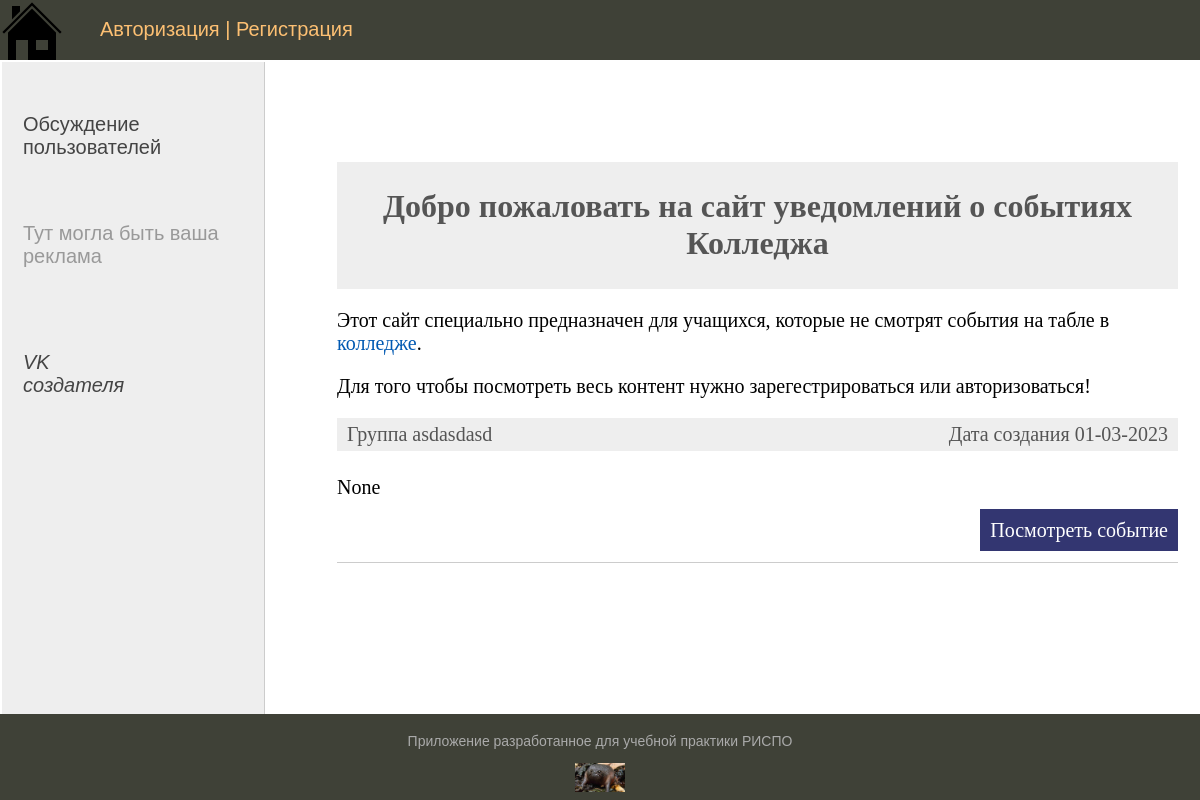
Before: / with the older database file.
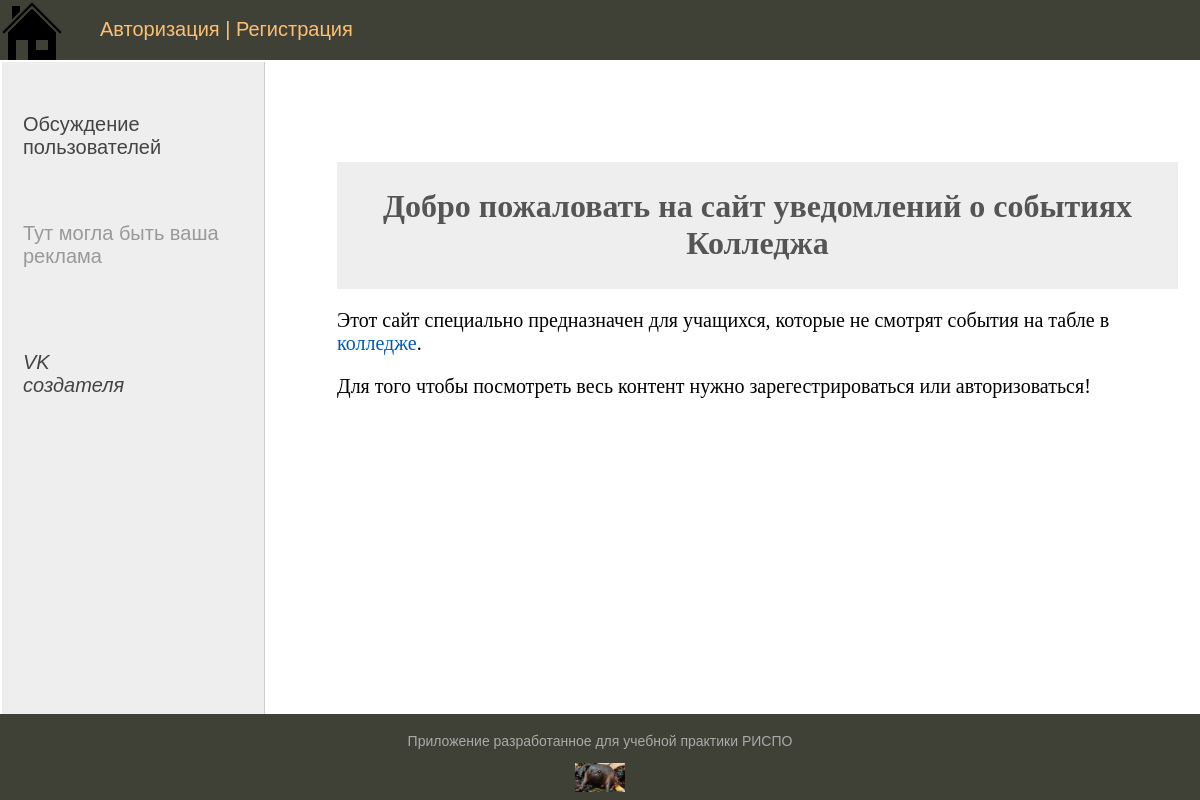
After: the same page with the newer database file.
### people_active/models.py (models this page shows, shortened)
class Activity(models.Model):
    title = models.CharField(max_length=30, verbose_name="Заголовок")
    slug = models.SlugField(max_length=200, unique=True, db_index=True, verbose_name="URL")
    content = models.TextField(blank=True, verbose_name="Текст", null=True)
    photo = models.ImageField(upload_to="photos/%Y/%M/%d/", verbose_name="Фото", null=True)  # записывает в раздельные папки по классификаторам
    create_date = models.DateTimeField(auto_now_add=True, verbose_name="Дата создания")
    update_date = models.DateTimeField(auto_now=True, verbose_name="дата изменения")
    is_published = models.BooleanField(default=True, verbose_name="Публикация")
    group = models.ForeignKey("Groups", on_delete=models.CASCADE, verbose_name="Группы")
    """
    Возвращает название статьи в админке и не только
    """
    """
    используется в качестве переменной в index.html
    {{ act.get_absolute_url }} --- возвращает путь
    """
    class Meta:
        verbose_name_plural = "События"
        ordering = ["-update_date", "create_date", "title"]

class Groups(models.Model):
    name = models.CharField(max_length=30, db_index=True, verbose_name="Название группы")
    slug = models.SlugField(max_length=200, unique=True, db_index=True, verbose_name="URL")
    title = models.TextField(blank=True, verbose_name="Описания группы")
    def __str__(self):
        return self.name
    class Meta:
        verbose_name_plural = "Группы"
        ordering = ["-id"]

### people_active/views.py (the view)
# urls.py: path("", HomePage.as_view(), name="home"),
class HomePage(DataMixin, ListView):
    model = Activity
    template_name = "index.html"
    context_object_name = "active"
    """Передаем контекст из меню"""
    def get_context_data(self, *, object_list=None, **kwargs):
        context = super().get_context_data(**kwargs)
        data_mixin_def = self.get_user_context(title="Главная страница")
        return context | data_mixin_def

### people_active/utils.py (called while the page is built)
    def get_user_context(self, **kwargs):
        context = kwargs
        groups = Groups.objects.all()
        user_menu = menu.copy()
        if not self.request.user.is_authenticated:
            user_menu.pop(2)
        context["menu"] = user_menu
        context["group"] = groups
        return context

### people_active/templates/index.html (shortened to what this page needs)
{% extends 'base.html' %}
{% load static %}
{% block content %}
<div class="article-panel" align="center">
    <h1>Добро пожаловать на сайт уведомлений о событиях Колледжа</h1>
</div>
<div>
    <p>
        Этот сайт специально предназначен для учащихся, которые не смотрят события на табле в <a href="http://www.bobruisk.belstu.by/" target="_blank" title="На страницу кооледжа">колледже</a>.
    </p>
    {% if not request.user.is_authenticated %}
    <p>
        Для того чтобы посмотреть весь контент нужно зарегестрироваться или авторизоваться!
    </p>
    {% endif %}
</div>
<ul class="list-articles">
    {% for act in active %}
    <li>
       <div class="article-panel">
            <p class="first">Группа {{ act.group }}</p>
            <p class="last">Дата создания {{ act.create_date|date:"d-m-Y" }} </p>
       </div>
        <p> {{ act.content|linebreaks|truncatewords:15}} </p>
        {% if not request.user.is_authenticated %}
        <p class="link-read-post"><a href="{% url 'login' %}">Посмотреть событие</a></p>
        {% else %}
        <p class="link-read-post"><a href="{% url 'events' %}">Посмотреть событие</a></p>
        {% endif %}
    </li>
    {% endfor %}
</ul>
{% endblock content %}

Changed rows visible on the page:
removed Activity: group "asdasdasd", create_date "01-03-2023", content "None"
